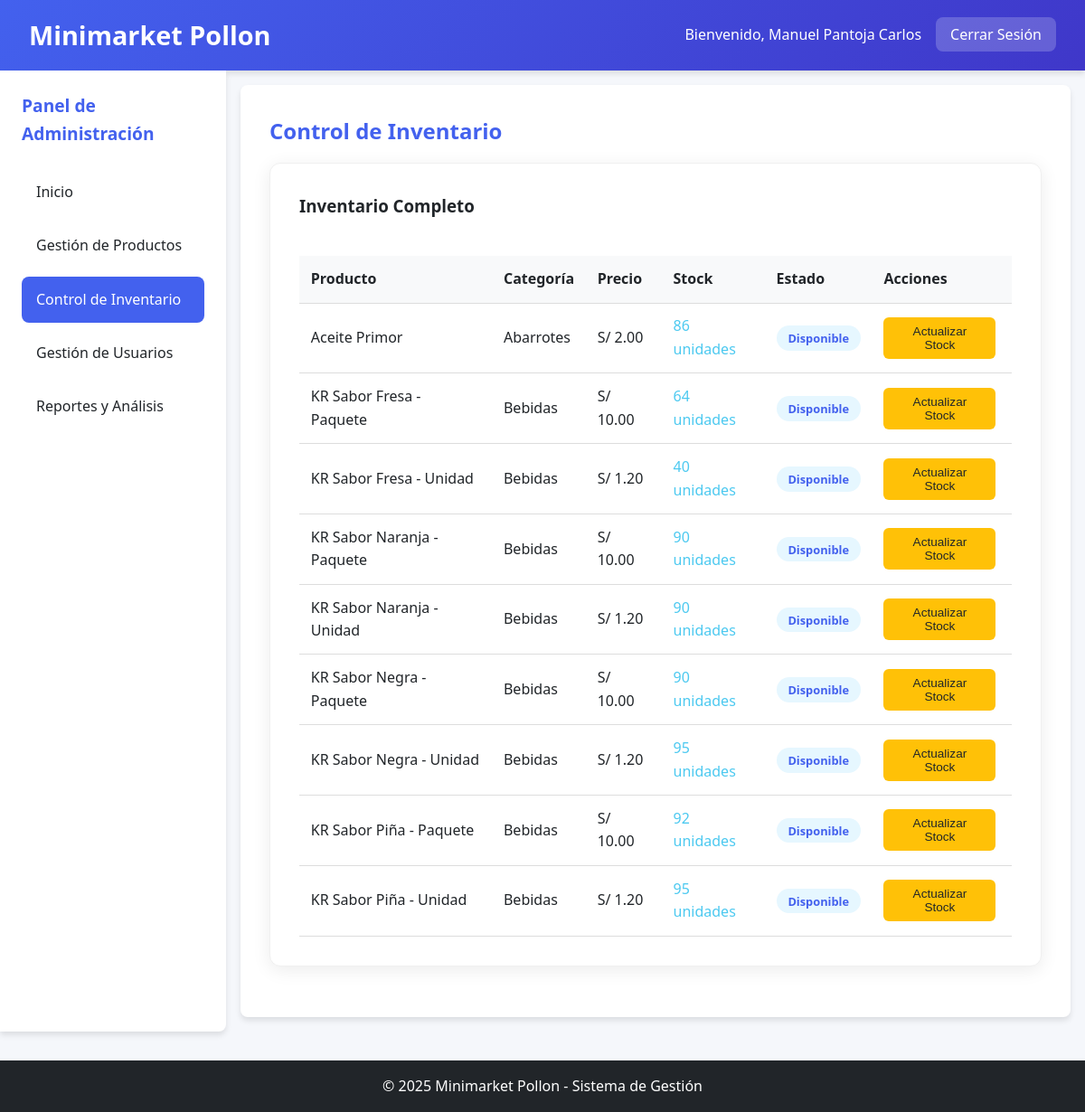
The app's page /admin/inventario.php (signed in) with its own data.
### tables this page shows
CREATE TABLE `productos` (
  `id` int NOT NULL,
  `nombre` varchar(100) NOT NULL,
  `categoria` varchar(50) NOT NULL,
  `precio` decimal(10,2) NOT NULL,
  `cantidad` int NOT NULL,
  `estado` enum('Activo','Inactivo') DEFAULT 'Activo',
  `fecha_creacion` timestamp NULL DEFAULT CURRENT_TIMESTAMP
);

### admin/inventario.php (the view, shortened to what this page needs)
<?php
$database = new Database();
$db = $database->getConnection();
$query_productos = "SELECT * FROM productos WHERE estado = 'Activo' ORDER BY categoria, nombre";
$stmt_productos = $db->prepare($query_productos);
$stmt_productos->execute();
$productos = $stmt_productos->fetchAll(PDO::FETCH_ASSOC);
?>
<!DOCTYPE html>
<html lang="es">
<head>
    <link rel="stylesheet" href="../css/styles.css">
</head>
<body>
    <?php include('../includes/header.php'); ?>
    <div class="container">
        <?php include('../includes/sidebar_admin.php'); ?>
        <div class="main-content">
            <h2>Control de Inventario</h2>
            <div class="card">
                <h3>Inventario Completo</h3>
                <div class="table-container">
                    <table class="data-table">
                        <thead>
                            <tr>
                                <th>Producto</th>
                                <th>Categoría</th>
                                <th>Precio</th>
                                <th>Stock</th>
                                <th>Estado</th>
                                <th>Acciones</th>
                            </tr>
                        </thead>
                        <tbody>
                            <?php foreach ($productos as $producto): ?>
                            <tr>
                                <td><?php echo htmlspecialchars($producto['nombre']); ?></td>
                                <td><?php echo htmlspecialchars($producto['categoria']); ?></td>
                                <td>S/ <?php echo number_format($producto['precio'], 2); ?></td>
                                <td>
                                    <span class="<?php echo $producto['cantidad'] < 10 ? 'stock-bajo' : 'stock-normal'; ?>">
                                        <?php echo $producto['cantidad']; ?> unidades
                                    </span>
                                </td>
                                <td>
                                    <?php if ($producto['cantidad'] == 0): ?>
                                        <span class="estado agotado">Agotado</span>
                                    <?php elseif ($producto['cantidad'] < 10): ?>
                                        <span class="estado bajo">Bajo Stock</span>
                                    <?php else: ?>
                                        <span class="estado normal">Disponible</span>
                                    <?php endif; ?>
                                </td>
                                <td>
                                    <button class="btn-action btn-edit" onclick="abrirModal(<?php echo $producto['id']; ?>, '<?php echo htmlspecialchars($producto['nombre']); ?>', <?php echo $producto['cantidad']; ?>)">
                                        Actualizar Stock
                                    </button>
                                </td>
                            </tr>
                            <?php endforeach; ?>
                        </tbody>
                    </table>
                </div>
            </div>
        </div>
    </div>
    <?php include('../includes/footer.php'); ?>
</body>
</html>

### includes/header.php (shortened to what this page needs)
<header>
    <div class="logo">
        <h1>Minimarket Pollon</h1>
    </div>
    <div class="user-info">
        <span>Bienvenido, <?php echo $_SESSION['user_name']; ?> </span>
        <div class="user-actions">
            <a href="../logout.php">Cerrar Sesión</a>
        </div>
    </div>
</header>

### includes/sidebar_admin.php
<div class="sidebar-admin">
    <h3>Panel de Administración</h3>
    <ul>
        <li><a href="dashboard.php" class="<?php echo basename($_SERVER['PHP_SELF']) == 'dashboard.php' ? 'active' : ''; ?>">Inicio</a></li>
        <li><a href="productos.php" class="<?php echo basename($_SERVER['PHP_SELF']) == 'productos.php' ? 'active' : ''; ?>">Gestión de Productos</a></li>
        <li><a href="inventario.php" class="<?php echo basename($_SERVER['PHP_SELF']) == 'inventario.php' ? 'active' : ''; ?>">Control de Inventario</a></li>
        <li><a href="usuarios.php" class="<?php echo basename($_SERVER['PHP_SELF']) == 'usuarios.php' ? 'active' : ''; ?>">Gestión de Usuarios</a></li>
        <li><a href="reportes.php" class="<?php echo basename($_SERVER['PHP_SELF']) == 'reportes.php' ? 'active' : ''; ?>">Reportes y Análisis</a></li>
    </ul>
</div>

### includes/footer.php
<footer>
    <p>&copy; <?php echo date('Y'); ?> Minimarket Pollon - Sistema de Gestión</p>
</footer>

### css/styles.css (style rules this page uses)
:root { --primary-color: #4361ee; --secondary-color: #3f37c9; --success-color: #4cc9f0; --warning-color: #f72585; --danger-color: #e63946; --light-color: #f8f9fa; --dark-color: #212529; --gray-color: #6c757d; --border-radius: 8px; --box-shadow: 0 4px 6px rgba(0, 0, 0, 0.1); --transition: all 0.3s ease; }
* { margin: 0; padding: 0; box-sizing: border-box; }
body { font-family: 'Segoe UI', Tahoma, Geneva, Verdana, sans-serif; line-height: 1.6; color: var(--dark-color); background-color: #f5f7fb; }
.container { display: flex; min-height: calc(100vh - 120px); }
header { background: linear-gradient(135deg, var(--primary-color), var(--secondary-color)); color: white; padding: 1rem 2rem; box-shadow: var(--box-shadow); display: flex; justify-content: space-between; align-items: center; }
.logo h1 { font-size: 1.8rem; font-weight: 700; }
.user-info { display: flex; align-items: center; gap: 1rem; }
.user-actions a { color: white; text-decoration: none; padding: 0.5rem 1rem; border-radius: var(--border-radius); background-color: rgba(255, 255, 255, 0.2); transition: var(--transition); }
.main-content { flex: 1; padding: 2rem; background-color: white; margin: 1rem; border-radius: var(--border-radius); box-shadow: var(--box-shadow); }
.main-content h2 { margin-bottom: 1rem; color: var(--primary-color); }
.table-container { overflow-x: auto; margin-top: 1.5rem; }
.data-table { width: 100%; border-collapse: collapse; margin-top: 1rem; }
.data-table th, .data-table td { padding: 0.8rem; text-align: left; border-bottom: 1px solid #ddd; }
.data-table th { background-color: #f8f9fa; font-weight: 600; }
.btn-action { padding: 0.4rem 0.8rem; border: none; border-radius: 4px; cursor: pointer; font-size: 0.8rem; margin-right: 0.3rem; transition: var(--transition); }
.btn-edit { background-color: #ffc107; color: white; }
footer { background-color: var(--dark-color); color: white; text-align: center; padding: 1rem; margin-top: 2rem; }
.card { background: white; padding: 1.5rem; border-radius: var(--border-radius); box-shadow: var(--box-shadow); margin-bottom: 1.5rem; }
.stock-normal { color: var(--success-color); }
.estado { padding: 0.3rem 0.8rem; border-radius: 20px; font-size: 0.8rem; font-weight: 600; }
.estado.normal { background-color: #e6f7ff; color: var(--primary-color); }
.sidebar-admin { width: 250px; background-color: white; padding: 1.5rem; box-shadow: var(--box-shadow); border-radius: 0 0 var(--border-radius) 0; }
.sidebar-admin h3 { margin-bottom: 1.5rem; color: var(--primary-color); font-size: 1.2rem; }
.sidebar-admin ul { list-style: none; }
.sidebar-admin li { margin-bottom: 0.5rem; }
.sidebar-admin a { display: block; padding: 0.8rem 1rem; text-decoration: none; color: var(--dark-color); border-radius: var(--border-radius); transition: var(--transition); }
.sidebar-admin a:hover, .sidebar-admin a.active { background-color: var(--primary-color); color: white; }
.btn-action { display: inline-flex; align-items: center; gap: 0.3rem; padding: 0.5rem 1rem; border: none; border-radius: 6px; text-decoration: none; font-size: 0.85rem; font-weight: 500; transition: var(--transition); cursor: pointer; }
.btn-edit { background: #ffc107; color: #212529; }
.card { background: white; padding: 2rem; border-radius: 12px; box-shadow: 0 4px 20px rgba(0, 0, 0, 0.08); border: 1px solid #f0f0f0; transition: var(--transition); }

### records on screen
productos: nombre "Aceite Primor", categoria "Abarrotes", precio "2.00", cantidad "86", shows "Disponible"
productos: nombre "KR Sabor Fresa - Paquete", categoria "Bebidas", precio "10.00", cantidad "64", shows "Disponible"
productos: nombre "KR Sabor Fresa - Unidad", categoria "Bebidas", precio "1.20", cantidad "40", shows "Disponible"
productos: nombre "KR Sabor Naranja - Paquete", categoria "Bebidas", precio "10.00", cantidad "90", shows "Disponible"
productos: nombre "KR Sabor Naranja - Unidad", categoria "Bebidas", precio "1.20", cantidad "90", shows "Disponible"
productos: nombre "KR Sabor Negra - Paquete", categoria "Bebidas", precio "10.00", cantidad "90", shows "Disponible"
productos: nombre "KR Sabor Negra - Unidad", categoria "Bebidas", precio "1.20", cantidad "95", shows "Disponible"
productos: nombre "KR Sabor Piña - Paquete", categoria "Bebidas", precio "10.00", cantidad "92", shows "Disponible"
productos: nombre "KR Sabor Piña - Unidad", categoria "Bebidas", precio "1.20", cantidad "95", shows "Disponible"

### other values on screen
$_SESSION['user_name'] "Manuel Pantoja Carlos"
